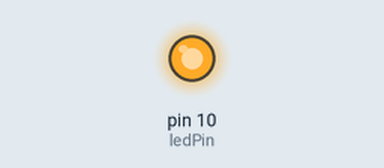
Bench run of a sketch on a simulated Arduino Uno, built with avr-gcc and run on an emulated ATmega328P. On the bench: output pins drawn as LEDs (lit = HIGH).

Above: at 0.1 s.
Timing chart, 0 to 1.6 s (numbered marks = the images above):
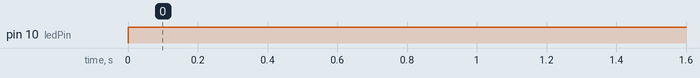

The sketch:

LED_ON.ino
```cpp
// Project 1 - LED Flasher
int ledPin = 10;
void setup() {
 pinMode(ledPin, OUTPUT);
}
void loop() {
 digitalWrite(ledPin, HIGH);

}
```

Measured:
- by itself, pin 10 (ledPin): LOW → HIGH at 0.00 s
